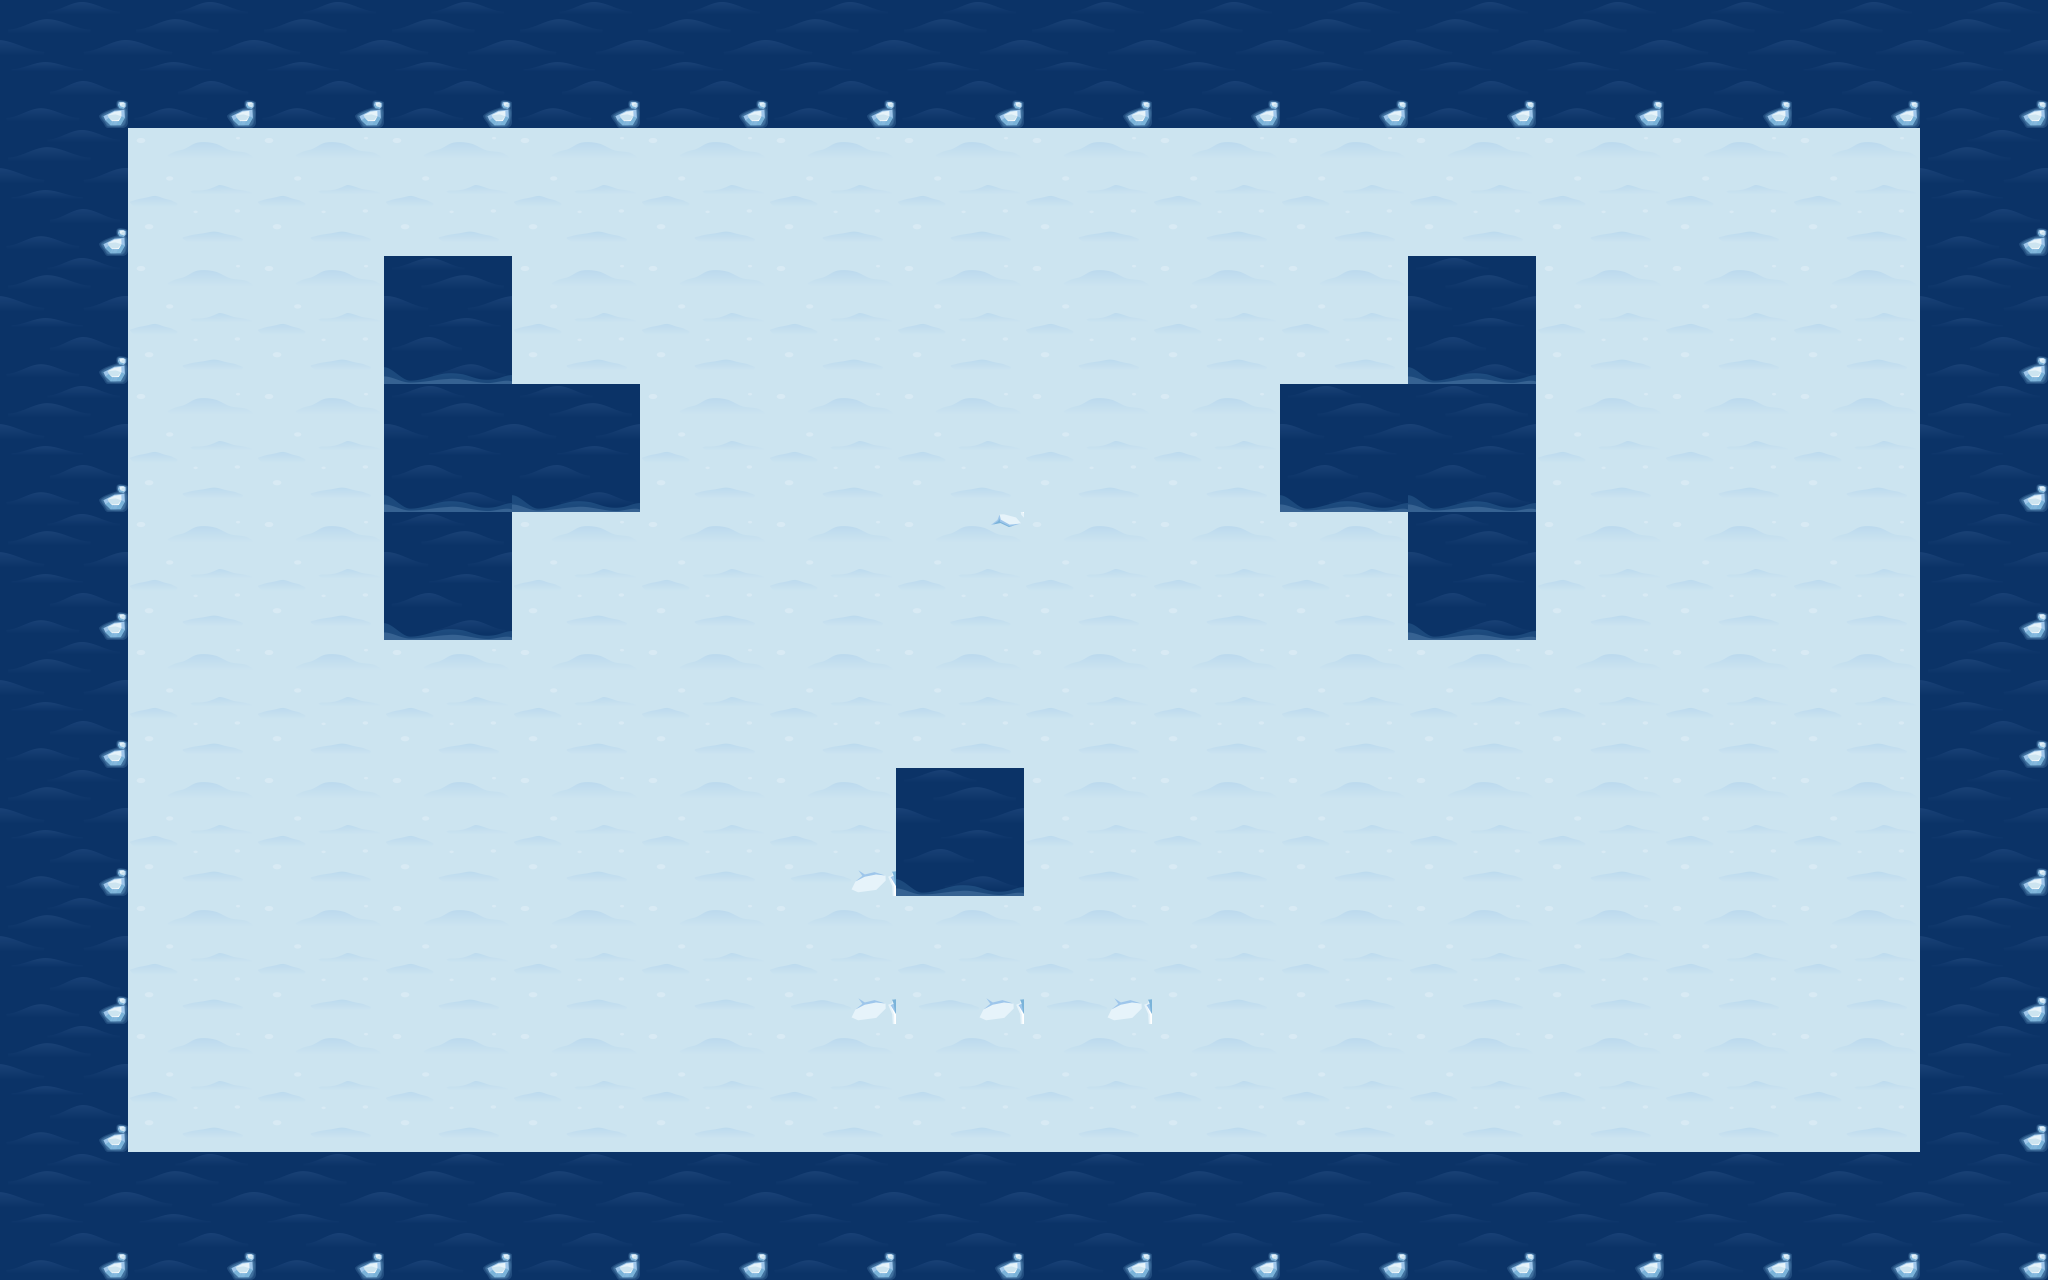

This is a level from a 2D game, rendered from its Tiled map with the project's own tilesets. A one-line summary and the map file follow, with tile-layer data summarised:
An orthogonal 16x10 tile map with 128x128 px tiles, 1 tile layer (Tile Layer 1), 2 tilesets.

<map version="1.0" tiledversion="2017.10.31" orientation="orthogonal" renderorder="right-down" width="16" height="10" tilewidth="128" tileheight="128" infinite="0" nextobjectid="1">
 <tileset firstgid="1" source="snow128_16x10_v01.tsx" />
 <tileset firstgid="131" source="desert_128_v01_outlined.tsx" />
 <layer name="Tile Layer 1" width="16" height="10">
  <data>[160 cells, 160 non-empty, 5 distinct tile ids]</data>
 </layer>
</map>
